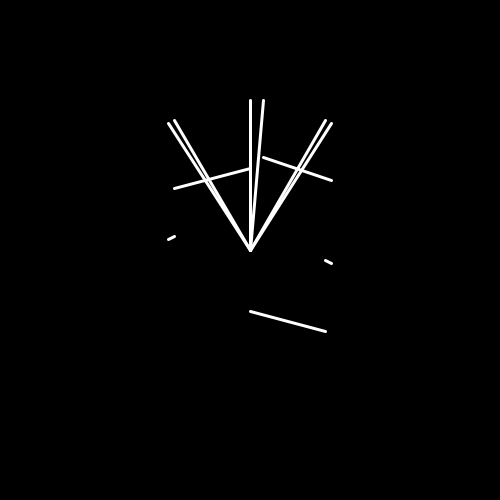
Frame 1 (no input)
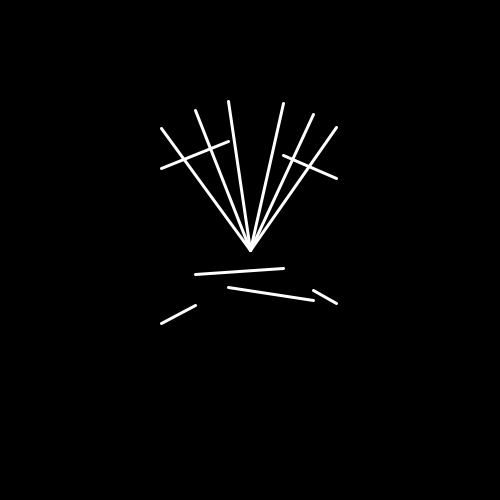
Frame 60 (the mouse pressed at the canvas centre just before this capture)
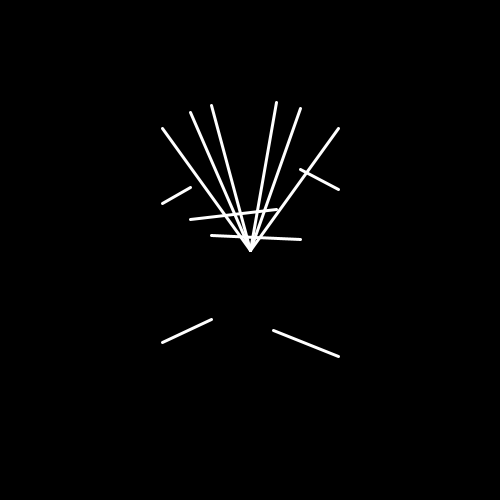
Frame 120 (the mouse held since frame 60 and released just before this capture)

The Processing sketch that drew these frames (run headless with seeded random() and noise(); from frame 60 on, the mouse is pressed at the canvas centre):

// Processing sketch: Oops1
// ── Oops1.pde
float t = 0;
float theta = 0;
float r = 150;
int amount = 6;

float px, py;

void setup() {
  size(500, 500);

  noFill();
  strokeWeight(3);
  stroke(255);
}

void draw() {
  background(0);

  for (int i = -amount/2; i <= amount/2; i++) {
    theta = -HALF_PI+PI*sin(t+i/1.0)/5;
    println(py);
    float x = r*cos(theta);
    float y = r*sin(theta);
    float y2 = (y-py)*4.0;
    if (i != -amount/2) {
      line(width/2, height/2, width/2+x, height/2+y);
      line(width/2+x, height/2+y2, width/2+px, height/2+py+(y2-y));
      px = x;
      py = y;
    }
  }

  t+=0.03;
}
